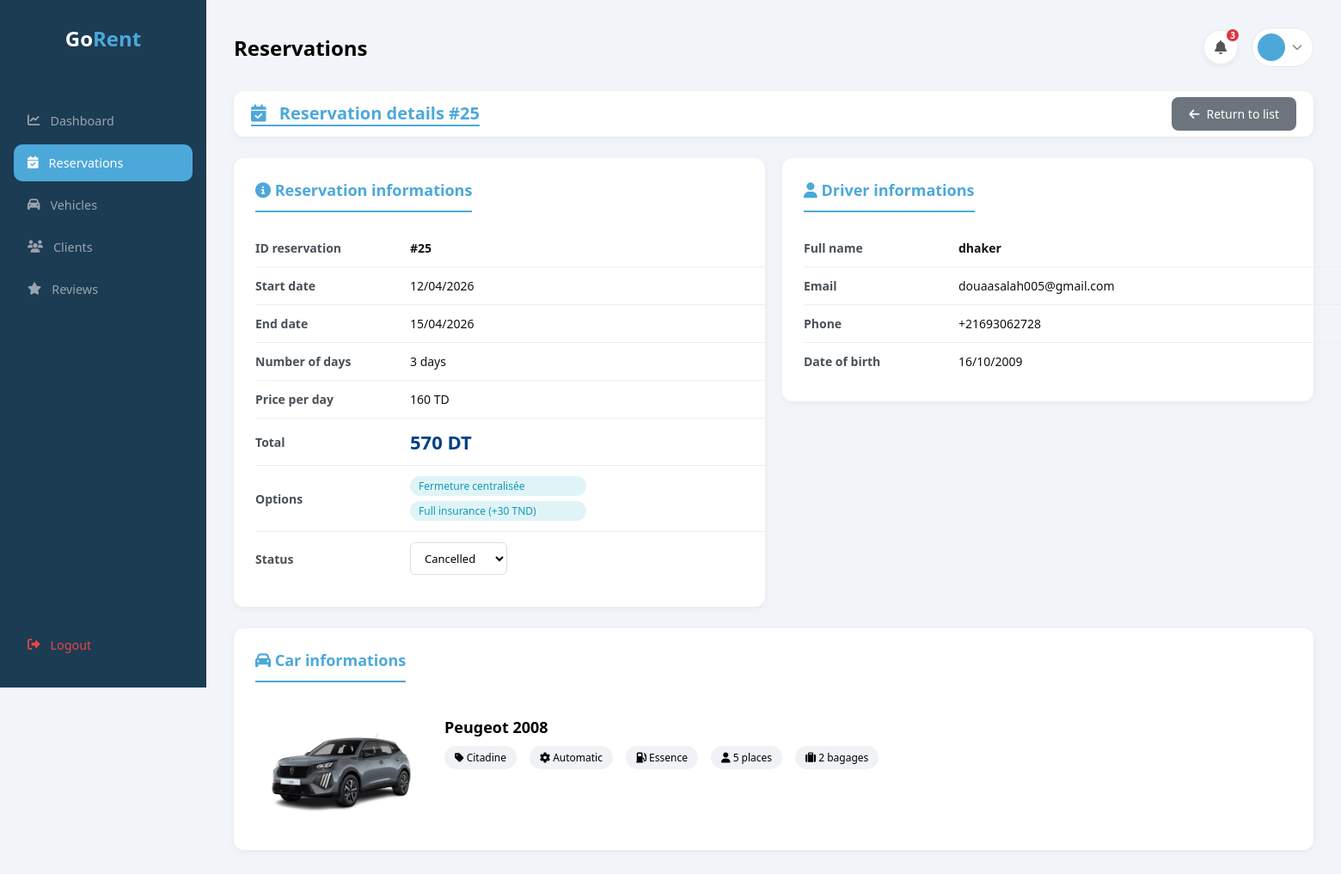
Page /admin/ad_reservation.php?view=25 on the committed database.
### tables this page shows
CREATE TABLE `reservation` (
  `id_reservation` int(11) NOT NULL,
  `id_client` int(11) NOT NULL,
  `id_voiture` int(11) NOT NULL,
  `date_reservation` timestamp NOT NULL DEFAULT current_timestamp(),
  `date_debut` date NOT NULL,
  `date_fin` date NOT NULL,
  `statut` varchar(20) DEFAULT 'En attente',
  `total` decimal(10,2) DEFAULT NULL,
  `telephone` varchar(20) DEFAULT NULL,
  `adresse` text DEFAULT NULL,
  `datenaiss` date DEFAULT NULL,
  `civility` varchar(10) DEFAULT NULL
);

CREATE TABLE `voitures` (
  `id` int(11) NOT NULL,
  `marque` varchar(20) NOT NULL,
  `modele` varchar(20) NOT NULL,
  `annee` int(11) NOT NULL,
  `imgfront` varchar(255) NOT NULL,
  `imginter` varchar(255) NOT NULL,
  `imgcote` varchar(255) NOT NULL,
  `type` varchar(20) NOT NULL,
  `boite` varchar(20) NOT NULL,
  `carburant` varchar(20) NOT NULL,
  `places` int(11) NOT NULL,
  `bagages` int(11) NOT NULL,
  `prix` decimal(6,0) NOT NULL
);

CREATE TABLE `options` (
  `id` int(11) NOT NULL,
  `nom` varchar(30) NOT NULL,
  `description` varchar(300) NOT NULL,
  `prix` decimal(5,2) NOT NULL,
  `est_inclus` tinyint(1) NOT NULL
);

CREATE TABLE `users` (
  `idclient` int(11) NOT NULL,
  `email` varchar(70) NOT NULL,
  `nom` varchar(100) NOT NULL,
  `motdepasse` varchar(100) NOT NULL,
  `created_at` timestamp NOT NULL DEFAULT current_timestamp() ON UPDATE current_timestamp()
);

### admin/ad_reservation.php (the view, shortened to what this page needs)
<?php
$conn = new mysqli("localhost", "root", "", "locationvoitures");
$view_id = isset($_GET['view']) ? (int) $_GET['view'] : 0;
$reservation = null;
if ($view_id > 0) {
    $detail_sql = "SELECT r.*, u.nom as client_nom, u.email as client_email, r.telephone, r.datenaiss,
                   v.marque, v.modele, v.prix as prix_jour, v.type, v.boite, v.carburant, v.places, v.bagages, v.imgfront
                   FROM reservation r
                   JOIN users u ON r.id_client = u.idclient
                   JOIN voitures v ON r.id_voiture = v.id
                   WHERE r.id_reservation = $view_id";
    $detail_result = $conn->query($detail_sql);
    $reservation = $detail_result->fetch_assoc();
}
$options_resa = [];
if ($view_id > 0) {
    $sql_opts = "SELECT o.nom, o.prix
                 FROM reservation_options ro
                 JOIN options o ON ro.idoption = o.id
                 WHERE ro.idreservation = $view_id";
    $res_opts = $conn->query($sql_opts);
    while ($opt = $res_opts->fetch_assoc()) {
        $options_resa[] = $opt;
    }
}
$notif_result = $conn->query("SELECT id_reservation, u.nom, v.marque, v.modele, r.date_debut
    FROM reservation r
    JOIN users u ON r.id_client = u.idclient
    JOIN voitures v ON r.id_voiture = v.id
    WHERE r.statut = 'Pending'
    ORDER BY r.id_reservation DESC");
$notif_count = $notif_result->num_rows;
?>
<!DOCTYPE html>
<html lang="fr">
<head>
    <link rel="stylesheet" href="styles/sidebar.css">
    <link rel="stylesheet" href="styles/ad_reservation.css">
    <link rel="stylesheet" href="https://cdnjs.cloudflare.com/ajax/libs/font-awesome/6.5.0/css/all.min.css">
</head>
<body>
    <div class="admin-layout">
        <aside class="sidebar">
            <?php include 'sidebar.php'; ?>
        </aside>
        <div class="main-content">
            <div class="admin-header">
                <h2>Reservations</h2>
                <div style="display:flex; align-items:center; gap:16px;">
                    <div class="notif-wrapper" id="notifWrapper">
                        <button class="notif-btn" onclick="toggleNotif()">
                            <i class="fa-solid fa-bell"></i>
                            <?php if ($notif_count > 0): ?>
                                <span class="notif-badge">
                                    <?php echo $notif_count; ?>
                                </span>
                            <?php endif; ?>
                        </button>
                    </div>
                    <div class="admin-profile">
                        <a href="profile.php" class="profile-btn">
                            <div class="profile-avatar">
                            </div>
                            <i class="fa-solid fa-chevron-down" style="font-size:0.75rem; color:#888;"></i>
                        </a>
                    </div>
                </div>
            </div>
            <?php if ($view_id > 0 && $reservation): ?>
                <div class="page-header">
                    <h1><i class="fas fa-calendar-check"></i> Reservation details #<?php echo $view_id; ?></h1>
                    <a href="ad_reservation.php" class="btn-back"><i class="fas fa-arrow-left"></i> Return to list</a>
                </div>
                <?php
                $date_debut = new DateTime($reservation['date_debut']);
                $date_fin = new DateTime($reservation['date_fin']);
                $days = $date_debut->diff($date_fin)->days;
                ?>
                <div class="detail-container">
                    <div class="detail-card" style="overflow:hidden;">
                        <h3><i class="fas fa-info-circle"></i> Reservation informations</h3>
                        <table class="detail-table" style="width:100%; word-break:break-word;">
                            <tr>
                                <td>ID reservation</td>
                                <td><strong>#<?php echo $reservation['id_reservation']; ?></strong></td>
                            </tr>
                            <tr>
                                <td>Start date</td>
                                <td><?php echo date('d/m/Y', strtotime($reservation['date_debut'])); ?></td>
                            </tr>
                            <tr>
                                <td>End date</td>
                                <td><?php echo date('d/m/Y', strtotime($reservation['date_fin'])); ?></td>
                            </tr>
                            <tr>
                                <td>Number of days</td>
                                <td><?php echo $days; ?> days</td>
                            </tr>
                            <tr>
                                <td>Price per day</td>
                                <td><?php echo number_format($reservation['prix_jour'], 0); ?> TD</td>
                            </tr>
                            <tr>
                                <td>Total</td>
                                <td class="total-amount"><?php echo number_format($reservation['total'], 0); ?> DT</td>
                            </tr>
                            <tr>
                                <td>Options</td>
                                <td>
                                    <?php if (!empty($options_resa)): ?>
                                        <div class="options-container">
                                            <?php foreach ($options_resa as $opt): ?>
                                                <span class="option-badge">
                                                    <?php echo htmlspecialchars($opt['nom']); ?>
                                                    <?php if ($opt['prix'] > 0): ?>
                                                        (+<?php echo number_format($opt['prix'], 0); ?> TND)
                                                    <?php endif; ?>
                                                </span>
                                            <?php endforeach; ?>
                                        </div>
                                    <?php else: ?>
                                        <span style="color:#aaa;">No options</span>
                                    <?php endif; ?>
                                </td>
                            </tr>
                            <tr>
                                <td>Status</td>
                                <td>
                                    <form method="POST" action="ad_reservation.php?view=<?php echo $view_id; ?>"
                                        style="display: inline;">
                                        <select name="statut" class="statut-select" onchange="this.form.submit()">
                                            <option value="Cancelled" <?php echo $reservation['statut'] == 'Cancelled' ? 'selected' : ''; ?>>Cancelled</option>
                                        </select>
                                    </form>
                                </td>
                            </tr>
                        </table>
                    </div>
                    <div class="detail-card">
                        <h3><i class="fas fa-user"></i> Driver informations</h3>
                        <table class="detail-table">
                            <tr>
                                <td>Full name</td>
                                <td><strong><?php echo htmlspecialchars($reservation['client_nom']); ?></strong></td>
                            </tr>
                            <tr>
                                <td>Email</td>
                                <td><?php echo htmlspecialchars($reservation['client_email']); ?></td>
                            </tr>
                            <tr>
                                <td>Phone</td>
                                <td><?php echo htmlspecialchars($reservation['telephone']); ?></td>
                            </tr>
                            <tr>
                                <td>Date of birth</td>
                                <td><?php echo date('d/m/Y', strtotime($reservation['datenaiss'])); ?></td>
                            </tr>
                        </table>
                    </div>
                </div>
                <div class="detail-card" style="margin-top: 25px;">
                    <h3><i class="fas fa-car"></i> Car informations</h3>
                    <div class="vehicle-card">
                        <img src="../<?php echo htmlspecialchars($reservation['imgfront']); ?>">
                        <div class="vehicle-info">
                            <h4><?php echo htmlspecialchars($reservation['marque'] . ' ' . $reservation['modele']); ?></h4>
                            <div class="vehicle-specs">
                                <span><i class="fas fa-tag"></i> <?php echo $reservation['type']; ?></span>
                                <span><i class="fas fa-gear"></i> <?php echo $reservation['boite']; ?></span>
                                <span><i class="fas fa-gas-pump"></i> <?php echo $reservation['carburant']; ?></span>
                                <span><i class="fas fa-user"></i> <?php echo $reservation['places']; ?> places</span>
                                <span><i class="fas fa-suitcase"></i> <?php echo $reservation['bagages']; ?> bagages</span>
                            </div>
                        </div>
                    </div>
                </div>
            <?php endif; ?>
        </div>
    </div>
</body>
</html>

### admin/styles/sidebar.css (style rules this page uses)
* { margin: 0; padding: 0; box-sizing: border-box; font-family: 'Segoe UI', sans-serif; }
body { background: #f1f5f9; }
.admin-layout { display: flex; min-height: 100vh; }
.sidebar { width: 240px; background: #1B3C53; display: flex; flex-direction: column; padding: 28px 16px; position: fixed; top: 0; left: 0; height: 100vh; }
.admin-header { display: flex; justify-content: space-between; align-items: center; margin-bottom: 28px; }
.profile-btn { display: flex; align-items: center; gap: 8px; background: #fff; border: 1px solid #e5e7eb; border-radius: 50px; padding: 6px 12px 6px 6px; text-decoration: none; transition: background 0.2s; cursor: pointer; }
.profile-avatar { width: 32px; height: 32px; border-radius: 50%; background: #4DA8DA; color: #fff; display: flex; align-items: center; justify-content: center; font-size: 0.9rem; font-weight: 700; }

### rows in the picture
reservation: id_reservation "25", date_debut "12/04/2026", date_fin "15/04/2026", days "3", id_voiture.prix "160", total "570", statut "Cancelled", id_client.nom "dhaker", id_client.email "douaasalah005@gmail.com", telephone "+21693062728", datenaiss "16/10/2009", id_voiture.modele "Peugeot 2008", id_voiture.type "Citadine", id_voiture.boite "Automatic", id_voiture.carburant "Essence", id_voiture.places "5", id_voiture.bagages "2"
options: nom "Fermeture centralisée"
options: nom "Full insurance", prix "30"

### other values in the picture
$notif_count "3"
$view_id "25"
